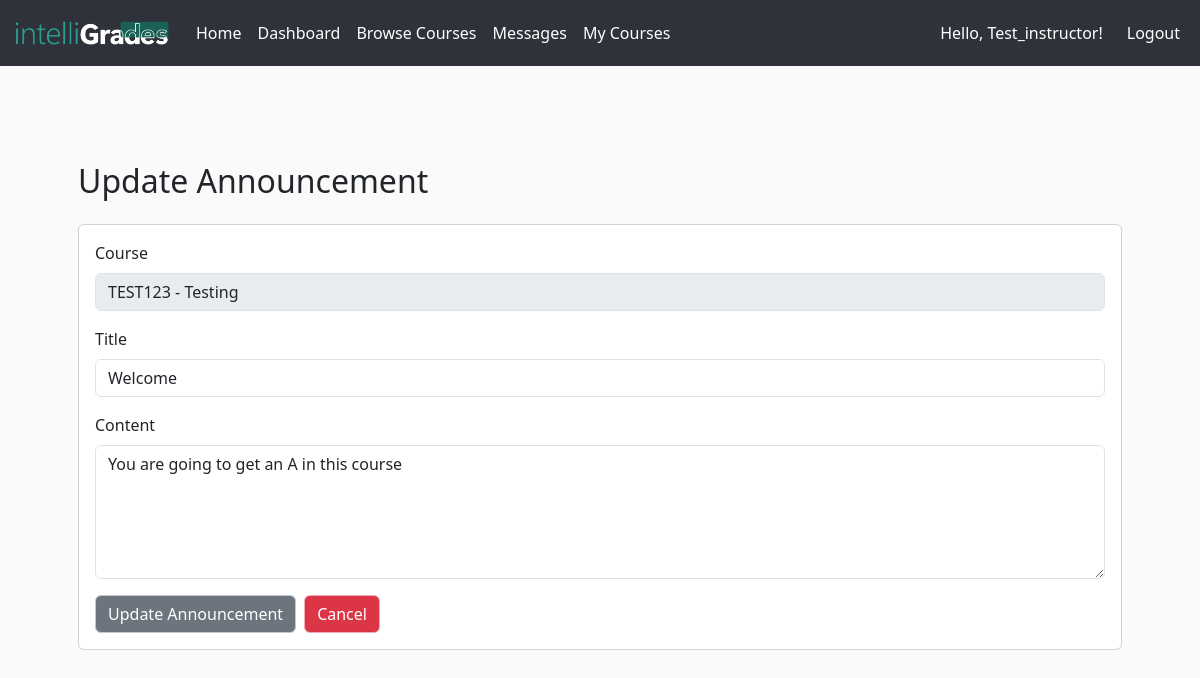
The page /announcements/1/update (signed in) on the database its author committed.
### app/models.py (models this page shows, shortened)
class Course(db.Model):
    __tablename__ = 'courses'
    id = db.Column(db.Integer, primary_key=True)
    code = db.Column(db.String(32), unique=True, nullable=False)
    title = db.Column(db.String(128), nullable=False)
    description = db.Column(db.Text)
    credits = db.Column(db.Integer, nullable=False)  # number of units/credits
    professor = db.Column(db.String(128), nullable=True)
    professor_id = db.Column(db.Integer, db.ForeignKey('users.id'), nullable=True)
    professor_user = db.relationship(
        'User',
        foreign_keys=[professor_id],
        backref='created_courses'
    )
    availability = db.Column(db.Boolean, default=True)
    format = db.Column(db.String(32), default='online')
    max_students = db.Column(db.Integer)
    created_at = db.Column(db.DateTime, default=datetime.utcnow)
    enrollments_rel = db.relationship(
        'Enrollment',
        backref='course',
        lazy='dynamic',
        cascade='all,delete-orphan'
    )
    assignments = db.relationship(
        'Assignment',
        back_populates='course',
        lazy='dynamic',
        cascade='all,delete-orphan'
    )
    announcements = db.relationship(
        'Announcement',
        back_populates='course',
        lazy='dynamic',
        cascade='all,delete-orphan'
    )

class Announcement(db.Model):
    __tablename__ = "announcements"
    id = db.Column(db.Integer, primary_key=True)
    course_id = db.Column(db.Integer, db.ForeignKey('courses.id'), nullable=False)
    title = db.Column(db.String(200), nullable=False)
    content = db.Column(db.Text, nullable=False)
    created_at = db.Column(db.DateTime, default=datetime.utcnow)
    course = db.relationship('Course', back_populates='announcements')

### app/announcements/routes.py (the view)
@announcements_bp.route('/<int:announcement_id>/update', methods=['GET', 'POST'])
@login_required
@roles_required(User.ROLE_PROFESSOR, User.ROLE_ADMIN)
def update_announcement(announcement_id):
    announcement = Announcement.query.get_or_404(announcement_id)
    course = announcement.course
    form = AnnouncementForm()
    if request.method == 'GET':
        form.course_id.data = course.id
        form.title.data = announcement.title
        form.content.data = announcement.content
    if form.validate_on_submit():
        announcement.title = form.title.data
        announcement.content = form.content.data
        db.session.commit()
        flash('Announcement updated!', 'success')
        return redirect(url_for('courses.course_dashboard', course_id=announcement.course_id, tab='announcements'))
    return render_template('announcements/update_announcement.html', form=form, announcement=announcement, course=course)

### app/announcements/announcement_form.py
class AnnouncementForm(FlaskForm):
    course_id = SelectField('Select course', coerce=int, validators=[DataRequired()])
    title = StringField('Title', validators=[DataRequired(), Length(min=3, max=200)])
    content = TextAreaField('Content', validators=[DataRequired()])
    submit = SubmitField('Create Announcement', render_kw={"class": "btn btn-primary border-primary-subtle"})
    update = SubmitField('Update Announcement', render_kw={"class": "btn btn-secondary border-secondary-subtle"})
    cancel = SubmitField('Cancel', render_kw={"class": "btn btn-danger border-danger-subtle"})
    def __init__(self, *args, **kwargs):
        super(AnnouncementForm, self).__init__(*args, **kwargs)
        self.course_id.choices = [(course.id, f"{course.code} - {course.title}") for course in Course.query.all()]

### app/__init__.py (called while the page is built)
@create_app.context_processor
def inject_notifications():
    if current_user.is_authenticated:
        return {
            "notifications": [
                {"message": "You haven’t checked Week 3 notes."},
                {"message": "New message in CMPE 102 discussion board."}
            ]
        }
    return {"notifications": []}

@login_manager.user_loader
def load_user(user_id):
    return User.query.get(int(user_id))

### app/models.py (called while the page is built)
    @property
    def is_student(self):
        return self.role == self.ROLE_STUDENT

    @property
    def is_professor(self):
        return self.role == self.ROLE_PROFESSOR

    @property
    def is_admin(self):
        return self.role == self.ROLE_ADMIN

### app/announcements/templates/announcements/update_announcement.html (shortened to what this page needs)
{% extends "base.html" %} {% block body %}
<div class="container mt-5">
  <h2>Update Announcement</h2>
  <div class="card mt-4">
    <div class="card-body">
      <form method="POST">
        <div class="mb-3">
          <label class="form-label">Course</label>
          <input
            type="text"
            class="form-control"
            value="{{ course.code }} - {{ course.title }}"
            readonly
            disabled
          />
        </div>
        <div class="mb-3">
          {{ form.title.label(class="form-label") }} {{
          form.title(class="form-control") }}
        </div>
        <div class="mb-3">
          {{ form.content.label(class="form-label") }} {{
          form.content(class="form-control", rows="5") }}
        </div>
        <div class="d-flex gap-2">
          {{ form.update }}
          <a
            href="{{ url_for('courses.course_dashboard', course_id=announcement.course_id, tab='announcements') }}"
            class="btn btn-danger border-danger-subtle"
            >Cancel</a
          >
        </div>
      </form>
    </div>
  </div>
</div>
{% endblock %}

### app/static/styles.css (style rules this page uses)
body, #whatifTable thead tr, #whatifTable td, #whatifTable th { background-color: #fafafa; }

### rows shown on the page
Course: code "TEST123 - Testing"
Announcement: title "Welcome", content "You are going to get an A in this course"

### other values the page prints
{{ username }} "Test_instructor"
